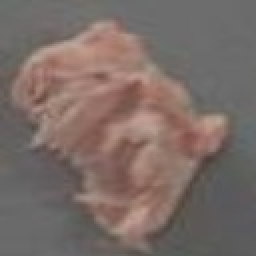
#> input picture dataset/test/maize/defective/broken/maize_defective_broken_00093.jpg, 128 x 128 px (shown 2 times larger); its folder holds only this picture in this run
$ python ml_engine.py   (older library calls are emulated)
#> lines starting #> are read from the running program, lines starting #| are printed output that depends on the picture; after the words box and inside, x2 and y2 are one past the last pixel; in counts of white or black regions, pixels touching at a corner belong together
### backend/config.py
"""
SeedSense AI - Configuration Settings
"""

import os

BASE_DIR = os.path.dirname(os.path.dirname(os.path.abspath(__file__)))

# Paths
DATASET_DIR = os.path.join(BASE_DIR, 'dataset')
TRAIN_DIR = os.path.join(DATASET_DIR, 'train')
VAL_DIR = os.path.join(DATASET_DIR, 'val')
TEST_DIR = os.path.join(DATASET_DIR, 'test')

MODELS_DIR = os.path.join(BASE_DIR, 'models')
UPLOADS_DIR = os.path.join(BASE_DIR, 'uploads')
STATIC_DIR = os.path.join(BASE_DIR, 'static')
RESULTS_DIR = os.path.join(STATIC_DIR, 'results')
DATABASE_PATH = os.path.join(BASE_DIR, 'data', 'seedsense.db')

# Ensure directory creation
for d in [MODELS_DIR, UPLOADS_DIR, RESULTS_DIR, os.path.dirname(DATABASE_PATH)]:
    os.makedirs(d, exist_ok=True)

# Image processing settings
IMAGE_SIZE = (128, 128)

# AI / ML Thresholds
UNKNOWN_CONFIDENCE_THRESHOLD = 0.55

# Classes
SUPPORTED_SPECIES = ['Rice', 'Wheat', 'Maize', 'Soybean']
QUALITY_CLASSES = ['Healthy', 'Defective / Damaged']
DEFECT_CLASSES = ['None', 'Broken', 'Skin-damaged', 'Spotted', 'Discolored']

# Model Paths
SPECIES_MODEL_PATH = os.path.join(MODELS_DIR, 'seed_species_model.pth')
QUALITY_MODEL_PATH = os.path.join(MODELS_DIR, 'seed_quality_model.pth')
DEFECT_MODEL_PATH = os.path.join(MODELS_DIR, 'seed_defect_model.pth')
ML_MODELS_PATH = os.path.join(MODELS_DIR, 'seed_ml_models.joblib')

# Flask Configuration
SECRET_KEY = 'seedsense_ai_secret_key_2026'

### backend/features.py
"""
SeedSense AI - Feature Extraction Module
Extracts Color, Shape, and Texture (GLCM) features from seed images for Machine Learning.
"""

import cv2
import numpy as np
from skimage.feature import graycomatrix, graycoprops

def extract_color_features(img_bgr):
    """
    Extracts RGB and HSV mean and standard deviation features (12 features).
    """
    img_rgb = cv2.cvtColor(img_bgr, cv2.COLOR_BGR2RGB)
    img_hsv = cv2.cvtColor(img_bgr, cv2.COLOR_BGR2HSV)

    rgb_mean = np.mean(img_rgb, axis=(0, 1))
    rgb_std = np.std(img_rgb, axis=(0, 1))

    hsv_mean = np.mean(img_hsv, axis=(0, 1))
    hsv_std = np.std(img_hsv, axis=(0, 1))

    features = np.concatenate([rgb_mean, rgb_std, hsv_mean, hsv_std])
    return features

def extract_shape_features(img_bgr):
    """
    Extracts area, perimeter, width, height, aspect ratio, circularity, extent, solidity (8 features).
    """
    gray = cv2.cvtColor(img_bgr, cv2.COLOR_BGR2GRAY)
    _, thresh = cv2.threshold(gray, 0, 255, cv2.THRESH_BINARY_INV + cv2.THRESH_OTSU)

    contours, _ = cv2.findContours(thresh, cv2.RETR_EXTERNAL, cv2.CHAIN_APPROX_SIMPLE)

    if len(contours) == 0:
        # Default fallback shape features
        h, w = gray.shape
        return np.array([w * h, 2 * (w + h), w, h, w / float(h), 1.0, 1.0, 1.0])

    c = max(contours, key=cv2.contourArea)
    area = cv2.contourArea(c)
    perimeter = cv2.arcLength(c, True)
    x, y, w, h = cv2.boundingRect(c)

    aspect_ratio = float(w) / h if h > 0 else 1.0
    circularity = (4 * np.pi * area) / (perimeter ** 2) if perimeter > 0 else 0.0
    extent = float(area) / (w * h) if (w * h) > 0 else 0.0

    hull = cv2.convexHull(c)
    hull_area = cv2.contourArea(hull)
    solidity = float(area) / hull_area if hull_area > 0 else 0.0

    return np.array([area, perimeter, w, h, aspect_ratio, circularity, extent, solidity])

def extract_texture_features(img_bgr):
    """
    Extracts GLCM contrast, homogeneity, energy, and correlation across 4 angles (16 features).
    """
    gray = cv2.cvtColor(img_bgr, cv2.COLOR_BGR2GRAY)

    # Quantize gray to 32 levels for fast GLCM computation
    gray_q = (gray // 8).astype(np.uint8)

    glcm = graycomatrix(gray_q, distances=[1, 3], angles=[0, np.pi/4, np.pi/2, 3*np.pi/4], levels=32, symmetric=True, normed=True)

    contrast = graycoprops(glcm, 'contrast').mean()
    homogeneity = graycoprops(glcm, 'homogeneity').mean()
    energy = graycoprops(glcm, 'energy').mean()
    correlation = graycoprops(glcm, 'correlation').mean()

    contrast_std = graycoprops(glcm, 'contrast').std()
    homogeneity_std = graycoprops(glcm, 'homogeneity').std()
    energy_std = graycoprops(glcm, 'energy').std()
    correlation_std = graycoprops(glcm, 'correlation').std()

    props = [
        contrast, homogeneity, energy, correlation,
        contrast_std, homogeneity_std, energy_std, correlation_std
    ]

    # Extra statistical texture features
    mean_val = np.mean(gray)
    std_val = np.std(gray)
    var_val = np.var(gray)
    skewness = np.mean(((gray - mean_val) / (std_val + 1e-5)) ** 3)
    kurtosis = np.mean(((gray - mean_val) / (std_val + 1e-5)) ** 4)

    texture = np.array(props + [mean_val, std_val, var_val, skewness, kurtosis])
    return texture

def extract_all_features(img_bgr):
    """
    Extracts complete 33-dimensional feature vector (Color + Shape + Texture).
    """
    color_feats = extract_color_features(img_bgr)
    shape_feats = extract_shape_features(img_bgr)
    texture_feats = extract_texture_features(img_bgr)

    features = np.concatenate([color_feats, shape_feats, texture_feats])
    return features

### backend/ml_engine.py
"""
SeedSense AI - Traditional Machine Learning Engine
Extracts features and trains SVM, Random Forest, KNN, and Logistic Regression models.
Computes REAL accuracy, precision, recall, F1-score, and confusion matrices.
"""

import os
import cv2
import glob
import joblib
import numpy as np
from sklearn.svm import SVC
from sklearn.ensemble import RandomForestClassifier
from sklearn.neighbors import KNeighborsClassifier
from sklearn.linear_model import LogisticRegression
from sklearn.preprocessing import StandardScaler
from sklearn.metrics import accuracy_score, precision_recall_fscore_support, confusion_matrix, classification_report

from backend.config import TRAIN_DIR, TEST_DIR, ML_MODELS_PATH, IMAGE_SIZE
from backend.features import extract_all_features

def load_dataset_features(split_dir):
    """
    Scans dataset directory (train/test), extracts 33-D features, and returns X, y_species, y_quality.
    """
    X = []
    y_species = []
    y_quality = []

    print(f"[ML DATA] Loading images from: {split_dir}")

    image_paths = glob.glob(os.path.join(split_dir, '**', '*.jpg'), recursive=True)

    for img_path in image_paths:
        img = cv2.imread(img_path)
        if img is None:
            continue

        img_resized = cv2.resize(img, IMAGE_SIZE)
        feat = extract_all_features(img_resized)

        # Parse path for labels
        # Path format: split_dir/species/condition/...
        rel_path = os.path.relpath(img_path, split_dir)
        parts = rel_path.split(os.sep)

        if len(parts) >= 2:
            species = parts[0].capitalize() # e.g. Rice, Maize, Soybean
            condition = parts[1].capitalize() # e.g. Healthy, Defective

            X.append(feat)
            y_species.append(species)
            y_quality.append('Healthy' if 'Healthy' in condition else 'Defective')

    return np.array(X), np.array(y_species), np.array(y_quality)

from sklearn.base import clone

def train_and_evaluate_ml():
    """
    Trains traditional ML models and computes REAL evaluation metrics on the TEST dataset.
    """
    print("==================================================")
    print("     TRAINING TRADITIONAL MACHINE LEARNING MODELS ")
    print("==================================================")

    X_train, y_sp_train, y_qual_train = load_dataset_features(TRAIN_DIR)
    X_test, y_sp_test, y_qual_test = load_dataset_features(TEST_DIR)
#> call 2 of load_dataset_features, with split_dir = 'dataset/test'
#> in load_dataset_features, img is the input picture: shape (128, 128, 3); mean B, G, R 103, 108.1, 122.6
#> in extract_color_features, `img_hsv = cv2.cvtColor(img_bgr, cv2.COLOR_BGR2HSV)`: img_hsv: shape (128, 128, 3); mean H, S, V 22.3, 36.4, 122.8
#> in extract_color_features, `rgb_mean = np.mean(img_rgb, axis=(0, 1))`: rgb_mean = [122.6, 108.1, 103]
#> in extract_color_features, `rgb_std = np.std(img_rgb, axis=(0, 1))`: rgb_std = [26.5, 15.79, 13.93]
#> in extract_color_features, `hsv_mean = np.mean(img_hsv, axis=(0, 1))`: hsv_mean = [22.31, 36.42, 122.8]
#> in extract_color_features, `hsv_std = np.std(img_hsv, axis=(0, 1))`: hsv_std = [41.55, 31.95, 26.29]
#> in extract_color_features, `features = np.concatenate([rgb_mean, rgb_std, hsv_mean, hsv_std])`: features = [122.6, 108.1, 103, 26.5, 15.79, 13.93, 22.31, 36.42, 122.8, 41.55, 31.95, 26.29]
#> in extract_all_features, `color_feats = extract_color_features(img_bgr)`: color_feats has the same summary as features in extract_color_features
#> in extract_shape_features, `gray = cv2.cvtColor(img_bgr, cv2.COLOR_BGR2GRAY)`:
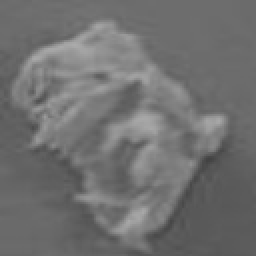
#> gray: shape (128, 128) (shown 2 times larger); min 66, max 171, mean 111.8
#> in extract_shape_features, `_, thresh = cv2.threshold(gray, 0, 255, cv2.THRESH_BINARY_INV + cv2.TH..`:
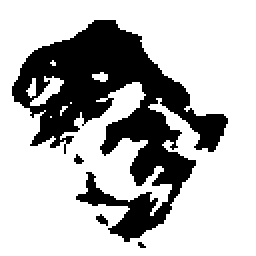
#> thresh: shape (128, 128) (shown 2 times larger); 72.2% white; 4 black regions (2 under 20 px), largest, box (x1, y1, x2, y2) and area: (6, 10, 114, 121) 4515, (48, 107, 54, 113) 20
#> in extract_shape_features, `contours, _ = cv2.findContours(thresh, cv2.RETR_EXTERNAL, cv2.CHAIN_AP..`: contours = [[[0, 0], [0, 127], [127, 127], [127, 0]]]
#> in extract_shape_features, `c = max(contours, key=cv2.contourArea)`: c = [[0, 0], [0, 127], [127, 127], [127, 0]]
#> in extract_shape_features, `area = cv2.contourArea(c)`: area = 16129
#> in extract_shape_features, `perimeter = cv2.arcLength(c, True)`: perimeter = 508
#> in extract_shape_features, `x, y, w, h = cv2.boundingRect(c)`: x = 0; w = 128
#> in extract_shape_features, `aspect_ratio = float(w) / h if h > 0 else 1.0`: aspect_ratio = 1
#> in extract_shape_features, `circularity = (4 * np.pi * area) / (perimeter ** 2) if perimeter > 0 e..`: circularity = 0.785
#> in extract_shape_features, `extent = float(area) / (w * h) if (w * h) > 0 else 0.0`: extent = 0.984
#> in extract_shape_features, `hull = cv2.convexHull(c)`: hull = [[127, 0], [127, 127], [0, 127], [0, 0]]
#> in extract_shape_features, `hull_area = cv2.contourArea(hull)`: hull_area = 16129
#> in extract_shape_features, `solidity = float(area) / hull_area if hull_area > 0 else 0.0`: solidity = 1
#> in extract_all_features, `shape_feats = extract_shape_features(img_bgr)`: shape_feats = [16129, 508, 128, 128, 1, 0.785, 0.984, 1]
#> in extract_texture_features, `gray_q = (gray // 8).astype(np.uint8)`:
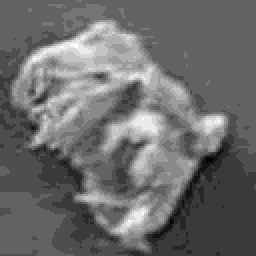
#> gray_q: shape (128, 128) (shown 2 times larger); min 8, max 21, mean 13.5; drawn with min black and max white
#> in extract_texture_features, `contrast = graycoprops(glcm, 'contrast').mean()`: contrast = 1.06
#> in extract_texture_features, `homogeneity = graycoprops(glcm, 'homogeneity').mean()`: homogeneity = 0.777
#> in extract_texture_features, `energy = graycoprops(glcm, 'energy').mean()`: energy = 0.324
#> in extract_texture_features, `correlation = graycoprops(glcm, 'correlation').mean()`: correlation = 0.895
#> in extract_texture_features, `contrast_std = graycoprops(glcm, 'contrast').std()`: contrast_std = 0.629
#> in extract_texture_features, `homogeneity_std = graycoprops(glcm, 'homogeneity').std()`: homogeneity_std = 0.063
#> in extract_texture_features, `energy_std = graycoprops(glcm, 'energy').std()`: energy_std = 0.02
#> in extract_texture_features, `correlation_std = graycoprops(glcm, 'correlation').std()`: correlation_std = 0.0618
#> in extract_texture_features, `props = [ contrast, homogeneity, energy, correlation, contrast_std, ho..`: props = [1.06, 0.777, 0.324, 0.895, 0.629, 0.063, 0.02, 0.0618]
#> in extract_texture_features, `mean_val = np.mean(gray)`: mean_val = 111.8
#> in extract_texture_features, `std_val = np.std(gray)`: std_val = 17.93
#> in extract_texture_features, `var_val = np.var(gray)`: var_val = 321.3
#> in extract_texture_features, `skewness = np.mean(((gray - mean_val) / (std_val + 1e-5)) ** 3)`: skewness = 0.769
#> in extract_texture_features, `kurtosis = np.mean(((gray - mean_val) / (std_val + 1e-5)) ** 4)`: kurtosis = 3.16
#> in extract_texture_features, `texture = np.array(props + [mean_val, std_val, var_val, skewness, kurt..`: texture = [1.06, 0.777, 0.324, 0.895, 0.629, 0.063, 0.02, 0.0618, 111.8, 17.93, 321.3, 0.769, 3.16]
#> in extract_all_features, `texture_feats = extract_texture_features(img_bgr)`: texture_feats has the same summary as texture in extract_texture_features
#> in extract_all_features, `features = np.concatenate([color_feats, shape_feats, texture_feats])`: features = 33 values, max 16129 at index 12, min 0.02 at index 26, mean 546.3
#> in load_dataset_features (call 2), `feat = extract_all_features(img_resized)`: feat has the same summary as features in extract_all_features
#> pass 2 of the loop in load_dataset_features, `for img_path in image_paths:`:
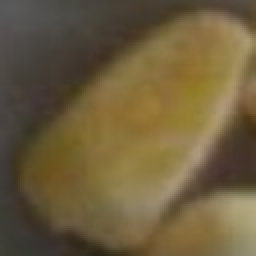
#> input picture dataset/test/maize/defective/skin-damaged/maize_defective_skin-damaged_00081.jpg, 128 x 128 px (shown 2 times larger)
#> in load_dataset_features, img is the input picture: shape (128, 128, 3); mean B, G, R 61, 93.5, 109
#> img_hsv: shape (128, 128, 3); mean H, S, V 19.8, 105.4, 109
#> in extract_shape_features (call 2), `_, thresh = cv2.threshold(gray, 0, 255, cv2.THRESH_BINARY_INV + cv2.TH..`:
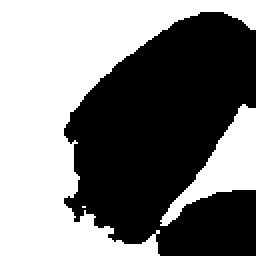
#> thresh: shape (128, 128) (shown 2 times larger); 49.7% white; 3 white regions (1 under 20 px)
#> contours = 3 contours, 1 with area under 20; largest, box (x1, y1, x2, y2) and area: (0, 0, 128, 128) 6809, (80, 52, 128, 113) 960
#> c = contour of 131 points, box (x1, y1, x2, y2) (0, 0, 128, 128), area 6809
#> area = 6809
#> perimeter = 628.7
#> circularity = 0.216
#> extent = 0.416
#> hull = [[127, 0], [127, 14], [79, 127], [0, 127], [0, 0]]
#> hull_area = 13417
#> solidity = 0.507
#> in extract_texture_features (call 2), `gray_q = (gray // 8).astype(np.uint8)`:
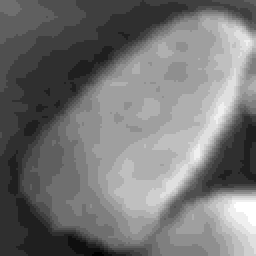
#> gray_q: shape (128, 128) (shown 2 times larger); min 4, max 20, mean 11.37; drawn with min black and max white
#> contrast = 0.576
#> homogeneity = 0.826
#> energy = 0.226
#> correlation = 0.978
#> contrast_std = 0.349
#> homogeneity_std = 0.0646
#> energy_std = 0.0227
#> correlation_std = 0.0135
#> props = [0.576, 0.826, 0.226, 0.978, 0.349, 0.0646, 0.0227, 0.0135]
#> mean_val = 94.44
#> std_val = 28.73
#> var_val = 825.3
#> skewness = 0.129
#> kurtosis = 1.85
#> texture = [0.576, 0.826, 0.226, 0.978, 0.349, 0.0646, 0.0227, 0.0135, 94.44, 28.73, 825.3, 0.129, 1.85]
#> feat = 33 values, max 6809 at index 12, min 0.0135 at index 27, mean 282.2

    print(f"Train samples: {len(X_train)}, Test samples: {len(X_test)}")

    if len(X_train) == 0 or len(X_test) == 0:
        raise ValueError("Dataset features empty! Run setup_dataset.py first.")

    scaler = StandardScaler()
    X_train_scaled = scaler.fit_transform(X_train)
    X_test_scaled = scaler.transform(X_test)

    # Classifiers to evaluate
    classifiers = {
        'SVM': SVC(probability=True, kernel='rbf', C=1.0, random_state=42),
        'Random Forest': RandomForestClassifier(n_estimators=100, random_state=42),
        'KNN': KNeighborsClassifier(n_neighbors=5),
        'Logistic Regression': LogisticRegression(max_iter=500, random_state=42)
    }

    species_results = {}
    quality_results = {}

    trained_models = {
        'scaler': scaler,
        'species_model': None,
        'quality_model': None,
        'best_species_classifier': None,
        'best_quality_classifier': None
    }

    best_sp_acc = 0.0
    best_qual_acc = 0.0

    print("\n--- 1. SPECIES CLASSIFICATION RESULTS ---")
    for name, clf in classifiers.items():
        clf.fit(X_train_scaled, y_sp_train)
        y_pred = clf.predict(X_test_scaled)

        acc = accuracy_score(y_sp_test, y_pred)
        prec, rec, f1, _ = precision_recall_fscore_support(y_sp_test, y_pred, average='weighted', zero_division=0)
        cm = confusion_matrix(y_sp_test, y_pred).tolist()

        labels = sorted(list(set(y_sp_test)))

        species_results[name] = {
            'accuracy': float(acc),
            'precision': float(prec),
            'recall': float(rec),
            'f1_score': float(f1),
            'confusion_matrix': cm,
            'labels': labels
        }

        print(f"  [{name}] Accuracy: {acc*100:.2f}%, Precision: {prec*100:.2f}%, Recall: {rec*100:.2f}%, F1: {f1*100:.2f}%")

        if acc > best_sp_acc:
            best_sp_acc = acc
            trained_models['species_model'] = clf
            trained_models['best_species_classifier'] = name

    print("\n--- 2. QUALITY CLASSIFICATION RESULTS ---")
    for name, clf in classifiers.items():
        # Train separate instance for quality classification
        clf_qual = clone(clf)
        clf_qual.fit(X_train_scaled, y_qual_train)
        y_pred = clf_qual.predict(X_test_scaled)

        acc = accuracy_score(y_qual_test, y_pred)
        prec, rec, f1, _ = precision_recall_fscore_support(y_qual_test, y_pred, average='weighted', zero_division=0)
        cm = confusion_matrix(y_qual_test, y_pred).tolist()

        labels = sorted(list(set(y_qual_test)))

        quality_results[name] = {
            'accuracy': float(acc),
            'precision': float(prec),
            'recall': float(rec),
            'f1_score': float(f1),
            'confusion_matrix': cm,
            'labels': labels
        }

        print(f"  [{name}] Accuracy: {acc*100:.2f}%, Precision: {prec*100:.2f}%, Recall: {rec*100:.2f}%, F1: {f1*100:.2f}%")

        if acc > best_qual_acc:
            best_qual_acc = acc
            trained_models['quality_model'] = clf_qual
            trained_models['best_quality_classifier'] = name

    # Save best models and evaluation metrics to joblib
    ml_data_to_save = {
        'scaler': trained_models['scaler'],
        'species_model': trained_models['species_model'],
        'quality_model': trained_models['quality_model'],
        'best_species_classifier': trained_models['best_species_classifier'],
        'best_quality_classifier': trained_models['best_quality_classifier'],
        'species_results': species_results,
        'quality_results': quality_results
    }

    joblib.dump(ml_data_to_save, ML_MODELS_PATH)
    print(f"\n[SAVE] Saved ML models and metrics to: {ML_MODELS_PATH}")

    return ml_data_to_save

if __name__ == '__main__':
    train_and_evaluate_ml()
#| Train samples: 0, Test samples: 2
#> (the run stopped early here; a loop or call above may not have finished)
